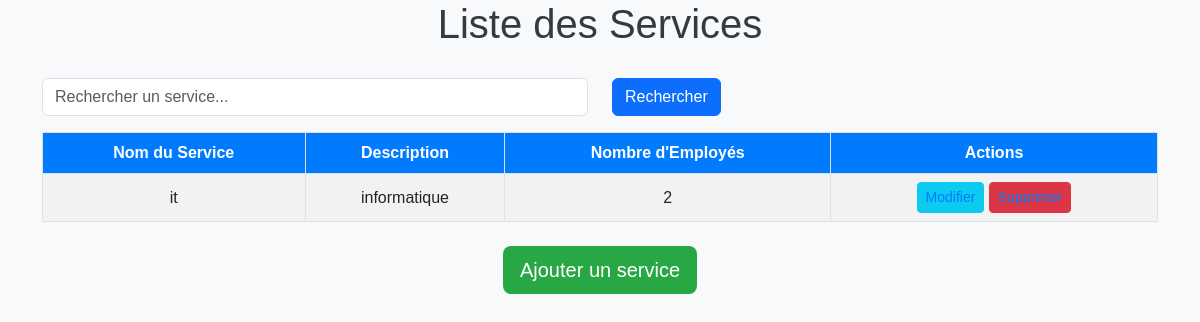
The page /services/ on the database as committed earlier.
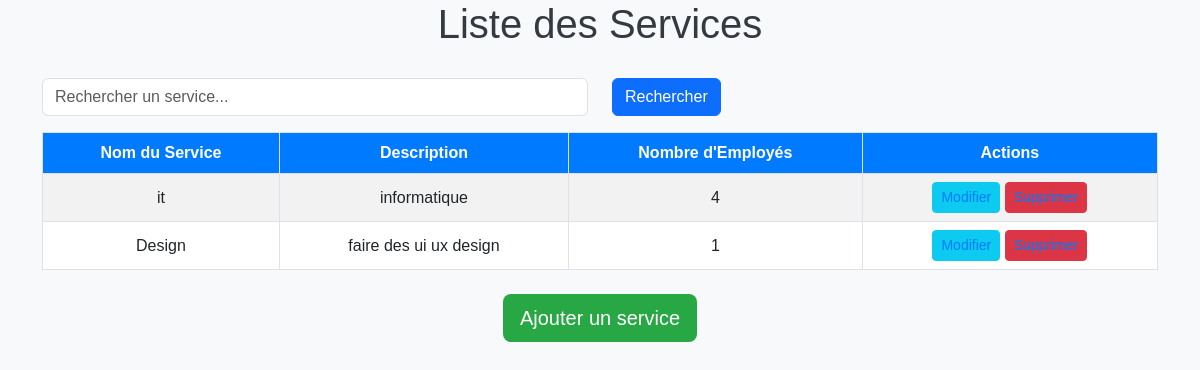
The same page on the database as committed later.
### admin_rh/models.py (models this page shows, shortened)
class Service(models.Model):
    nom_service = models.CharField(max_length=50)
    description = models.CharField(max_length=50)

### admin_rh/views.py (the view)
# urls.py: path('services/',views.nbr_emp_par_service,name='serviceList'),
def nbr_emp_par_service(request):
    emp=Service.objects.annotate(nbr_employe=Count('rel_emp'))
    return render(request,'testservice.html',{'services':emp})

### admin_rh/templates/testservice.html (shortened to what this page needs)
<!DOCTYPE html>
<html lang="fr">
<head>
    <link href="https://cdn.jsdelivr.net/npm/bootstrap@5.3.0-alpha1/dist/css/bootstrap.min.css" rel="stylesheet">
</head>
<body>
    <h1>Liste des Services</h1>
    <div class="container">
        <form method="GET" action="{% url 'rechercherService' %}">
            <div class="row mb-3">
                <div class="col-md-6">
                    <input type="text" class="form-control" name="search" placeholder="Rechercher un service..." value="{{ request.GET.search }}">
                </div>
                <div class="col-md-3">
                    <button type="submit" class="btn btn-primary">Rechercher</button>
                </div>
            </div>
        </form>
        <table class="table table-striped table-hover">
            <thead>
                <tr>
                    <th>Nom du Service</th>
                    <th>Description</th>
                    <th>Nombre d'Employés</th>
                    <th>Actions</th>
                </tr>
            </thead>
            <tbody>
                {% for service in services %}
                    <tr>
                        <td>{{ service.nom_service }}</td>
                        <td>{{ service.description }}</td>
                        <td>{{ service.nbr_employe }}</td>
                        <td>
                            <a href="{% url 'modifierService' service.id %}" class="btn btn-info btn-sm">Modifier</a>
                            <a href="{% url 'supprimerService' service.id %}" class="btn btn-danger btn-sm">Supprimer</a>
                        </td>
                    </tr>
                {% endfor %}
            </tbody>
        </table>
        <div class="text-center mt-4">
            <a href="{% url 'ajouterService' %}" class="btn btn-custom btn-lg">Ajouter un service</a>
        </div>
    </div>
</body>
</html>

Rows that differ between the two databases and show on the page:
computed for Service "it": nbr_employe "2" → "4"
added Service: nom_service "Design", description "faire des ui ux design", nbr_employe "1"
